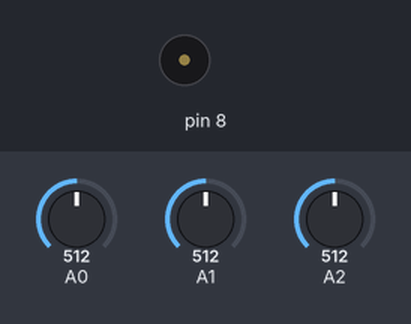
A sketch run on a simulated Arduino Uno, built with avr-gcc and run on an emulated ATmega328P. Shown: buzzer (waves = sounding). The inputs (shaded band) are chosen by the test bench; at power-on: A1 = 512, A2 = 512, A0 = 512. What the sketch prints to the serial monitor is not drawn.

Above: at 1.2 s.
1.3 s: A1 set to 109
2.8 s: A1 set to 93
At 3.4 s:
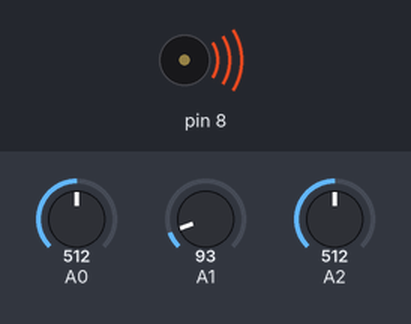
8.8 s: A2 set to 109
11.8 s: A2 set to 94
At 12.08 s:
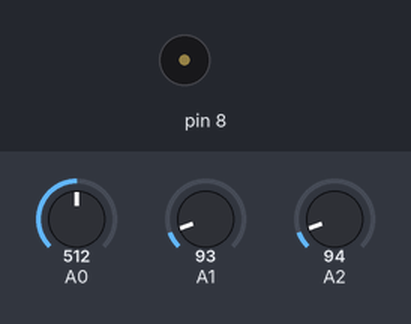
Timing chart, 0 to 18.8 s (numbered marks = the images above; inputs shaded):
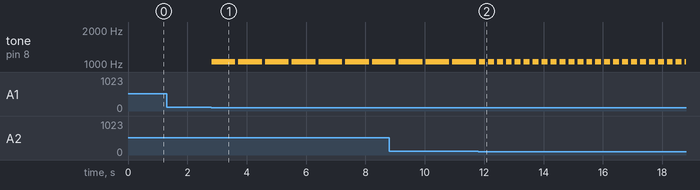

Measured:
- the behaviour switches between 100 and 99 on A1 (found by bisection; images 0 and 1)
- the behaviour switches between 100 and 99 on A2 (found by bisection; images 1 and 2)
- after the input at 1.3 s, every drawn part: stays the same
- after the input at 2.8 s, tone on pin 8: alternates 1047 Hz for 0.80 s and silent for 0.10 s, starting at once
- after the input at 11.8 s, tone on pin 8: alternates 1047 Hz for 0.20 s and silent for 0.10 s, starting after 0.23 s

The sketch:

Sunsmusic.ino
```cpp
#define NOTE_B0  31
#define NOTE_C1  33
#define NOTE_CS1 35
#define NOTE_D1  37
#define NOTE_DS1 39
#define NOTE_E1  41
#define NOTE_F1  44
#define NOTE_FS1 46
#define NOTE_G1  49
#define NOTE_GS1 52
#define NOTE_A1  55
#define NOTE_AS1 58
#define NOTE_B1  62
#define NOTE_C2  65
#define NOTE_CS2 69
#define NOTE_D2  73
#define NOTE_DS2 78
#define NOTE_E2  82
#define NOTE_F2  87
#define NOTE_FS2 93
#define NOTE_G2  98
#define NOTE_GS2 104
#define NOTE_A2  110
#define NOTE_AS2 117
#define NOTE_B2  123
#define NOTE_C3  131
#define NOTE_CS3 139
#define NOTE_D3  147
#define NOTE_DS3 156
#define NOTE_E3  165
#define NOTE_F3  175
#define NOTE_FS3 185
#define NOTE_G3  196
#define NOTE_GS3 208
#define NOTE_A3  220
#define NOTE_AS3 233
#define NOTE_B3  247
#define NOTE_C4  262
#define NOTE_CS4 277
#define NOTE_D4  294
#define NOTE_DS4 311
#define NOTE_E4  330
#define NOTE_F4  349
#define NOTE_FS4 370
#define NOTE_G4  392
#define NOTE_GS4 415
#define NOTE_A4  440
#define NOTE_AS4 466
#define NOTE_B4  494
#define NOTE_C5  523
#define NOTE_CS5 554
#define NOTE_D5  587
#define NOTE_DS5 622
#define NOTE_E5  659
#define NOTE_F5  698
#define NOTE_FS5 740
#define NOTE_G5  784
#define NOTE_GS5 831
#define NOTE_A5  880
#define NOTE_AS5 932
#define NOTE_B5  988
#define NOTE_C6  1047
#define NOTE_CS6 1109
#define NOTE_D6  1175
#define NOTE_DS6 1245
#define NOTE_E6  1319
#define NOTE_F6  1397
#define NOTE_FS6 1480
#define NOTE_G6  1568
#define NOTE_GS6 1661
#define NOTE_A6  1760
#define NOTE_AS6 1865
#define NOTE_B6  1976
#define NOTE_C7  2093
#define NOTE_CS7 2217
#define NOTE_D7  2349
#define NOTE_DS7 2489
#define NOTE_E7  2637
#define NOTE_F7  2794
#define NOTE_FS7 2960
#define NOTE_G7  3136
#define NOTE_GS7 3322
#define NOTE_A7  3520
#define NOTE_AS7 3729
#define NOTE_B7  3951
#define NOTE_C8  4186
#define NOTE_CS8 4435
#define NOTE_D8  4699
#define NOTE_DS8 4978

int notes[] = {
  NOTE_C6, NOTE_D6, NOTE_E6, NOTE_F6, NOTE_G6, NOTE_A6, NOTE_B6
};
int i=0;
int in=0;
void setup() {
  // put your setup code here, to run once:
   Serial.begin(9600);
}

int tones,value,duration,flag;
void loop() {
  // put your main code here, to run repeatedly:
  int sensorReading=analogRead(A0);

  if(-10<in-sensorReading<10 || in==0)
  {
   in=(in*i+sensorReading)/(i+1);
   i++;
  }
  if(i==5)
  {
  i=0;
  double distance=(56000/3.0)/(in-40/3.0);
  tones=distance/10-3;
  if(tones<0) tones=0;
  if(8>tones>6) tones=6;
   flag=0;
   value=analogRead(A1);
   if(value<100) {duration=800;flag=1;}//left
   if(value>1000) {duration=400;flag=1;}//right
   value=analogRead(A2);
   if(value<100) {duration=200;flag=1;}//up
   if(value>1000) {duration=100;flag=1;}//down

   Serial.println(distance);
   if(flag==1)
   {
    if(0<=tones<=6)  tone(8, notes[tones],duration);
    delay(duration);
   }
   in=0;
   }

   delay(20);
}
```
